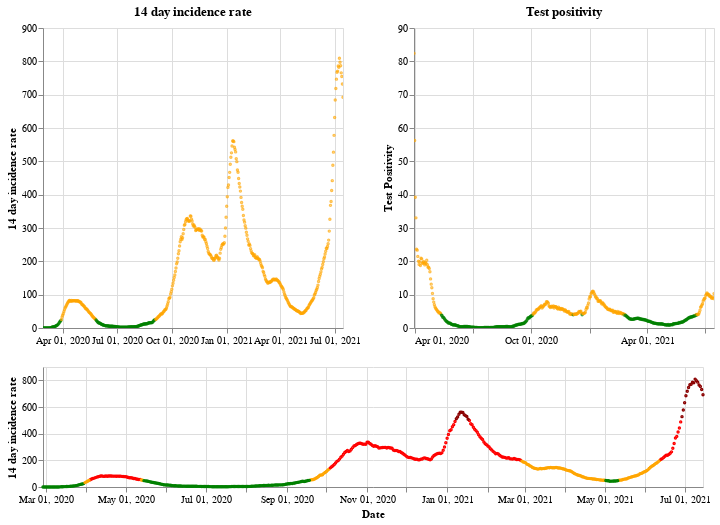

The code cell stored with this chart in its notebook:
### Markdown cell above
## Scotland

### Code cell
plot_traffic_light('Scotland')

### Figure 1 — Vega-Lite specification as saved in the notebook (floating-point values rounded to 4 significant figures; data arrays with more than 128 entries replaced by an {"elided": "..."} marker saying what was removed)
{"config": {"view": {"continuousWidth": 400, "continuousHeight": 300}}, "vconcat": [{"hconcat": [{"mark": {"type": "point", "size": 2}, "encoding": {"color": {"condition": {"value": "green", "test": "(datum.twoWeeklyCasesRate <= 25)"}, "value": "orange"}, "tooltip": [{"type": "nominal", "field": "areaName"}, {"type": "temporal", "field": "date"}, {"type": "quantitative", "field": "twoWeeklyCasesRate"}, {"type": "quantitative", "field": "testPositivity"}], "x": {"type": "temporal", "axis": {"title": ""}, "field": "date", "scale": {"domain": {"selection": "DateBrush"}}, "timeUnit": "yearmonthdate"}, "y": {"type": "quantitative", "axis": {"title": "14 day incidence rate"}, "field": "twoWeeklyCasesRate"}}, "title": "14 day incidence rate", "width": 300}, {"mark": {"type": "point", "size": 2}, "encoding": {"color": {"condition": {"value": "green", "test": "(datum.testPositivity <= 4)"}, "value": "orange"}, "tooltip": [{"type": "nominal", "field": "areaName"}, {"type": "temporal", "field": "date"}, {"type": "quantitative", "field": "twoWeeklyCasesRate"}, {"type": "quantitative", "field": "testPositivity"}], "x": {"type": "temporal", "axis": {"title": ""}, "field": "date", "scale": {"domain": {"selection": "DateBrush"}}, "timeUnit": "yearmonthdate"}, "y": {"type": "quantitative", "axis": {"title": "Test Positivity"}, "field": "testPositivity"}}, "title": "Test positivity", "width": 300}]}, {"layer": [{"mark": {"type": "point", "size": 2}, "encoding": {"color": {"condition": {"value": "orange", "test": "(((datum.testPositivity < 4) && (datum.twoWeeklyCasesRate >= 50)) && (datum.twoWeeklyCasesRate < 200))"}, "value": "red"}, "opacity": {"condition": {"value": 1, "test": "((datum.twoWeeklyCasesRate >= 50) && (datum.twoWeeklyCasesRate < 500))"}, "value": 0}, "tooltip": [{"type": "nominal", "field": "areaName"}, {"type": "temporal", "field": "date"}, {"type": "quantitative", "field": "twoWeeklyCasesRate"}, {"type": "quantitative", "field": "testPositivity"}], "x": {"type": "temporal", "axis": {"title": "Date"}, "field": "date", "timeUnit": "yearmonthdate"}, "y": {"type": "quantitative", "axis": {"title": "14 day incidence rate"}, "field": "twoWeeklyCasesRate"}}, "selection": {"DateBrush": {"type": "interval", "encodings": ["x"], "fields": ["Time"]}}}, {"mark": {"type": "point", "size": 2}, "encoding": {"color": {"value": "darkred"}, "opacity": {"condition": {"value": 1, "test": "(datum.twoWeeklyCasesRate >= 500)"}, "value": 0}, "tooltip": [{"type": "nominal", "field": "areaName"}, {"type": "temporal", "field": "date"}, {"type": "quantitative", "field": "twoWeeklyCasesRate"}, {"type": "quantitative", "field": "testPositivity"}], "x": {"type": "temporal", "axis": {"title": "Date"}, "field": "date", "timeUnit": "yearmonthdate"}, "y": {"type": "quantitative", "axis": {"title": "14 day incidence rate"}, "field": "twoWeeklyCasesRate"}}}, {"mark": {"type": "point", "size": 2}, "encoding": {"color": {"condition": {"value": "green", "test": "((datum.testPositivity < 4) && (datum.twoWeeklyCasesRate < 50))"}, "value": "orange"}, "opacity": {"condition": {"value": 1, "test": "(datum.twoWeeklyCasesRate < 50)"}, "value": 0}, "tooltip": [{"type": "nominal", "field": "areaName"}, {"type": "temporal", "field": "date"}, {"type": "quantitative", "field": "twoWeeklyCasesRate"}, {"type": "quantitative", "field": "testPositivity"}], "x": {"type": "temporal", "axis": {"title": "Date"}, "field": "date", "timeUnit": "yearmonthdate"}, "y": {"type": "quantitative", "axis": {"title": "14 day incidence rate"}, "field": "twoWeeklyCasesRate"}}}], "height": 120, "width": 660}], "data": {"name": "data-5c11de6f595d92a3881413e9e177af49"}, "$schema": "https://vega.github.io/schema/vega-lite/v4.8.1.json", "datasets": {"data-5c11de6f595d92a3881413e9e177af49": {"elided": "504 records"}}}
